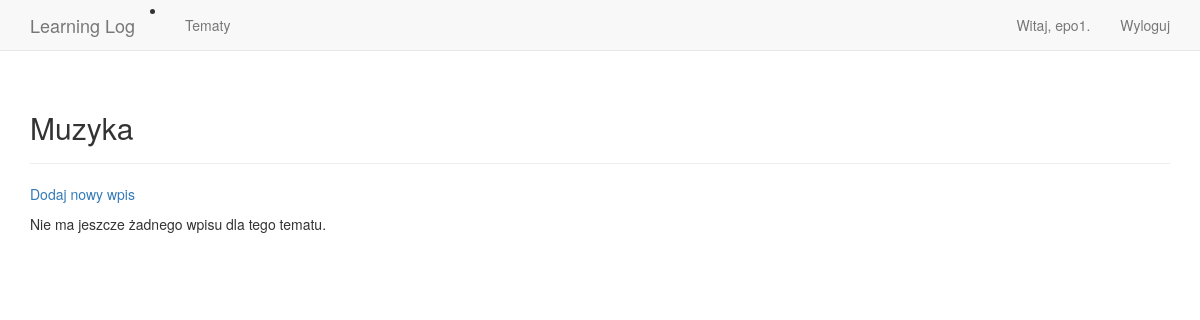
/topics/3/ (signed in), run on an earlier commit of the app's database.
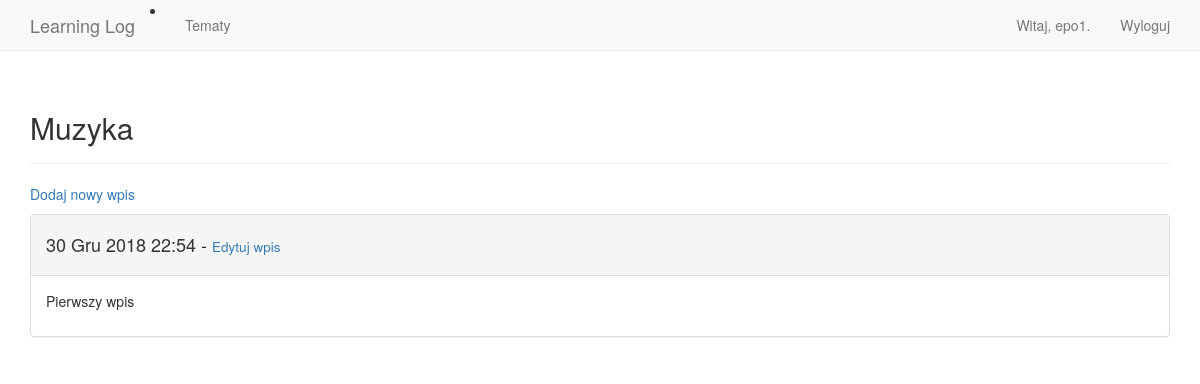
And on a later commit of the database.
### learning_logs/models.py (models this page shows, shortened)
class Entry(models.Model):
    topic = models.ForeignKey(Topic , on_delete=models.CASCADE)
    text = models.TextField()
    date_added = models.DateTimeField(auto_now_add=True)
    class Meta:
        verbose_name_plural = 'entries'

### learning_logs/views.py (the view)
# urls.py: path('topics/<int:topic_id>/', views.topic, name='topic'),
@login_required
def topic(request, topic_id):
    topic = Topic.objects.get(id=topic_id)
    check_topic_owner(request,topic)
    entries = topic.entry_set.order_by('-date_added')
    context = {'topic': topic, 'entries': entries}
    return render(request, 'learning_logs/topic.html', context)

### learning_logs/models.py (called while the page is built)
    def __str__(self):
        return self.text

### learning_logs/views.py (called while the page is built)
def check_topic_owner(request, topic):
    if topic.owner != request.user:
        raise Http404

### learning_logs/templates/learning_logs/topic.html
{% extends 'learning_logs/base.html' %}
{% block header %}
  <h2>{{ topic }}</h2>
{% endblock header %}
{% block content %}
  <p>
    <a href="{% url 'learning_logs:new_entry' topic.id %}">Dodaj nowy wpis</a>
  </p>
    {% for entry in entries %}
      <div class="panel panel-default">
        <div class="panel-heading">
          <h4>
            {{ entry.date_added|date:'d M Y H:i' }} -
            <small>
              <a href="{% url 'learning_logs:edit_entry' entry.id %}">Edytuj wpis</a>
            </small>
          </h4>
        </div>
        <div class="panel-body">
          {{ entry.text|linebreaks }}
        </div>
      </div>
    {% empty %}
      Nie ma jeszcze żadnego wpisu dla tego tematu.
    {% endfor %}
{% endblock content %}

What changed in the data, as far as the page shows it:
added Entry: date_added "30 Gru 2018 22:54", text "Pierwszy wpis"
Also different on the page:
text no longer shown: "Nie ma jeszcze żadnego wpisu dla tego tematu."
